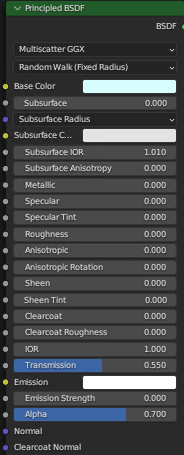
#> input picture render-settings.png, 184 x 455 px
$ python script9-quadruple.py ..
#> lines starting #> are read from the running program, lines starting #| are printed output that depends on the picture
#!/usr/bin/env python3
"""
Batch text overlay for PNGs in a relative folder.

Usage:
  python add_overlay.py path/to/relative/folder

Writes processed images to "<folder>-overlay" next to the input folder.

Notes:
- Each corner overlay has its own text, font, size, color, and offsets.
- Replace backticks ` in any TEXT_LABEL_* with the zero-padded frame number.
- Replace caret ^ in any TEXT_LABEL_* with the total number of frames.
"""

from pathlib import Path
import sys
import argparse
from PIL import Image, ImageDraw, ImageFont

# =========================
# Config — edit these
# =========================
# --- Top-left overlay ---
TEXT_LABEL_TL = "ECDOsim v10 (Main Scenario: S1 -> S2)"
OFFSET_X_TL = 15
OFFSET_Y_TL = 10
FONT_PATH_TL = "RobotoCondensed.ttf"
FONT_SIZE_TL = 32
FONT_SIZE_TL = 64
FONT_COLOR_TL = (255, 255, 255, 255)
FONT_COLOR_TL = (0, 0, 0, 255)

# --- Top-right overlay ---
TEXT_LABEL_TR = "Frame `/^"
OFFSET_X_TR = 15
OFFSET_Y_TR = 10
FONT_PATH_TR = "RobotoCondensed.ttf"
FONT_SIZE_TR = 32
FONT_SIZE_TR = 64
FONT_COLOR_TR = (255, 255, 255, 255)
FONT_COLOR_TR = (0, 0, 0, 255)

# --- Bottom-left overlay ---
TEXT_LABEL_BL = "~19 mm particles (~68 km³), Pivots: (-20 S,130 E), (20 N,-50 W)"
OFFSET_X_BL = 15
OFFSET_Y_BL = 10
FONT_PATH_BL = "RobotoCondensed.ttf"
FONT_SIZE_BL = 26
FONT_SIZE_BL = 52
FONT_COLOR_BL = (255, 255, 255, 255)
FONT_COLOR_BL = (0, 0, 0, 255)

# --- Bottom-right overlay ---
TEXT_LABEL_BR = "By Junho (Nov. 2025) @ sovrynn.github.io"
OFFSET_X_BR = 15
OFFSET_Y_BR = 10
FONT_PATH_BR = "RobotoCondensed.ttf"
FONT_SIZE_BR = 26
FONT_SIZE_BR = 52
FONT_COLOR_BR = (255, 255, 255, 255)
FONT_COLOR_BR = (0, 0, 0, 255)
# =========================


def load_font(font_path: str, size: int):
    """Try loading the specified font, fallback to default if unavailable."""
#> in main, im is the input picture: PIL image 184x455 RGBA; mean R, G, B, A 69.7, 73.1, 73.5, 255
    try:
        return ImageFont.truetype(font_path, size=size)
    except Exception:
        print(f"[warn] Could not load font '{font_path}'; using default font.")
        return ImageFont.load_default()


def _text_size(font: ImageFont.ImageFont, text: str):
    """Return (width, height) of rendered text with the given font."""
    if hasattr(font, "getbbox"):
        x0, y0, x1, y1 = font.getbbox(text)
        return (x1 - x0, y1 - y0)
    else:
        return font.getsize(text)


def add_text_overlays(img, tl, tr, bl, br):
    """Draw four text overlays (top-left, top-right, bottom-left, bottom-right)."""
    if img.mode != "RGBA":
        base = img.convert("RGBA")
    else:
        base = img.copy()

    W, H = base.size
#> W = 184; H = 455
    overlay = Image.new("RGBA", base.size, (0, 0, 0, 0))
#> overlay: PIL image 184x455 RGBA; every value is 0
    draw = ImageDraw.Draw(overlay)

    # --- Top-left ---
    if tl and tl.get("text"):
        draw.text((tl["offset_x"], tl["offset_y"]),
                  tl["text"], font=tl["font"], fill=tl["color"])

    # --- Top-right ---
    if tr and tr.get("text"):
        text_w, text_h = _text_size(tr["font"], tr["text"])
#> text_w = 323; text_h = 53
        x = W - text_w - tr["offset_x"]
#> x = -154
        y = tr["offset_y"]
#> y = 10
        draw.text((x, y), tr["text"], font=tr["font"], fill=tr["color"])

    # --- Bottom-left ---
    if bl and bl.get("text"):
        text_w, text_h = _text_size(bl["font"], bl["text"])
#> text_w = 1679; text_h = 51
        x = bl["offset_x"]
#> x = 15
        y = H - text_h - bl["offset_y"]
#> y = 394
        draw.text((x, y), bl["text"], font=bl["font"], fill=bl["color"])

    # --- Bottom-right ---
    if br and br.get("text"):
        text_w, text_h = _text_size(br["font"], br["text"])
#> text_w = 1088
        x = W - text_w - br["offset_x"]
#> x = -919
        y = H - text_h - br["offset_y"]
        draw.text((x, y), br["text"], font=br["font"], fill=br["color"])

    return Image.alpha_composite(base, overlay)
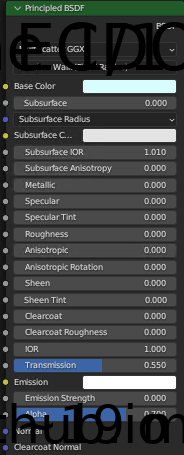
#> returned value: PIL image 184x455 RGBA; mean R, G, B, A 65.7, 68.8, 68.9, 255


def main():
    parser = argparse.ArgumentParser(description="Add four corner text overlays to all PNGs in a folder.")
    parser.add_argument("folder", help="Relative path to the input folder containing PNG files.")
    args = parser.parse_args()

    in_dir = Path(args.folder)
    if not in_dir.exists() or not in_dir.is_dir():
        print(f'[error] "{in_dir}" is not a directory.')
        sys.exit(1)

    out_dir = in_dir.parent / f"{in_dir.name}-overlay"
    out_dir.mkdir(parents=True, exist_ok=True)

    pngs = sorted([p for p in in_dir.iterdir() if p.is_file() and p.suffix.lower() == ".png"])
    total = len(pngs)
    if total == 0:
        print(f"[info] No PNG files found in {in_dir}")
        sys.exit(0)

    pad_width = len(str(total))

    font_tl = load_font(FONT_PATH_TL, FONT_SIZE_TL)
    font_tr = load_font(FONT_PATH_TR, FONT_SIZE_TR)
    font_bl = load_font(FONT_PATH_BL, FONT_SIZE_BL)
    font_br = load_font(FONT_PATH_BR, FONT_SIZE_BR)

    for idx, src in enumerate(pngs, start=1):
        try:
            with Image.open(src) as im:
                frame_str = str(idx).zfill(pad_width)

                def replace_tokens(text: str) -> str:
                    """Replace ` with frame number and ^ with total frame count."""
                    return text.replace("`", frame_str).replace("^", str(total))

                tl_text = replace_tokens(TEXT_LABEL_TL) if TEXT_LABEL_TL else ""
                tr_text = replace_tokens(TEXT_LABEL_TR) if TEXT_LABEL_TR else ""
                bl_text = replace_tokens(TEXT_LABEL_BL) if TEXT_LABEL_BL else ""
                br_text = replace_tokens(TEXT_LABEL_BR) if TEXT_LABEL_BR else ""

                result = add_text_overlays(
                    im,
                    tl={"text": tl_text, "font": font_tl, "color": FONT_COLOR_TL,
                        "offset_x": OFFSET_X_TL, "offset_y": OFFSET_Y_TL},
                    tr={"text": tr_text, "font": font_tr, "color": FONT_COLOR_TR,
                        "offset_x": OFFSET_X_TR, "offset_y": OFFSET_Y_TR},
                    bl={"text": bl_text, "font": font_bl, "color": FONT_COLOR_BL,
                        "offset_x": OFFSET_X_BL, "offset_y": OFFSET_Y_BL},
                    br={"text": br_text, "font": font_br, "color": FONT_COLOR_BR,
                        "offset_x": OFFSET_X_BR, "offset_y": OFFSET_Y_BR},
                )

                save_kwargs = {}
                if "dpi" in im.info:
                    save_kwargs["dpi"] = im.info["dpi"]

                dst = out_dir / src.name
                result.save(dst, format="PNG", **save_kwargs)

            print(f"[{idx}/{total}] {src.name} -> {dst.relative_to(Path.cwd()) if dst.is_absolute() else dst}")
        except Exception as e:
            print(f"[error] Failed on {src.name}: {e}")

    print(f"[done] Wrote {total} file(s) to {out_dir}")


if __name__ == "__main__":
    main()
